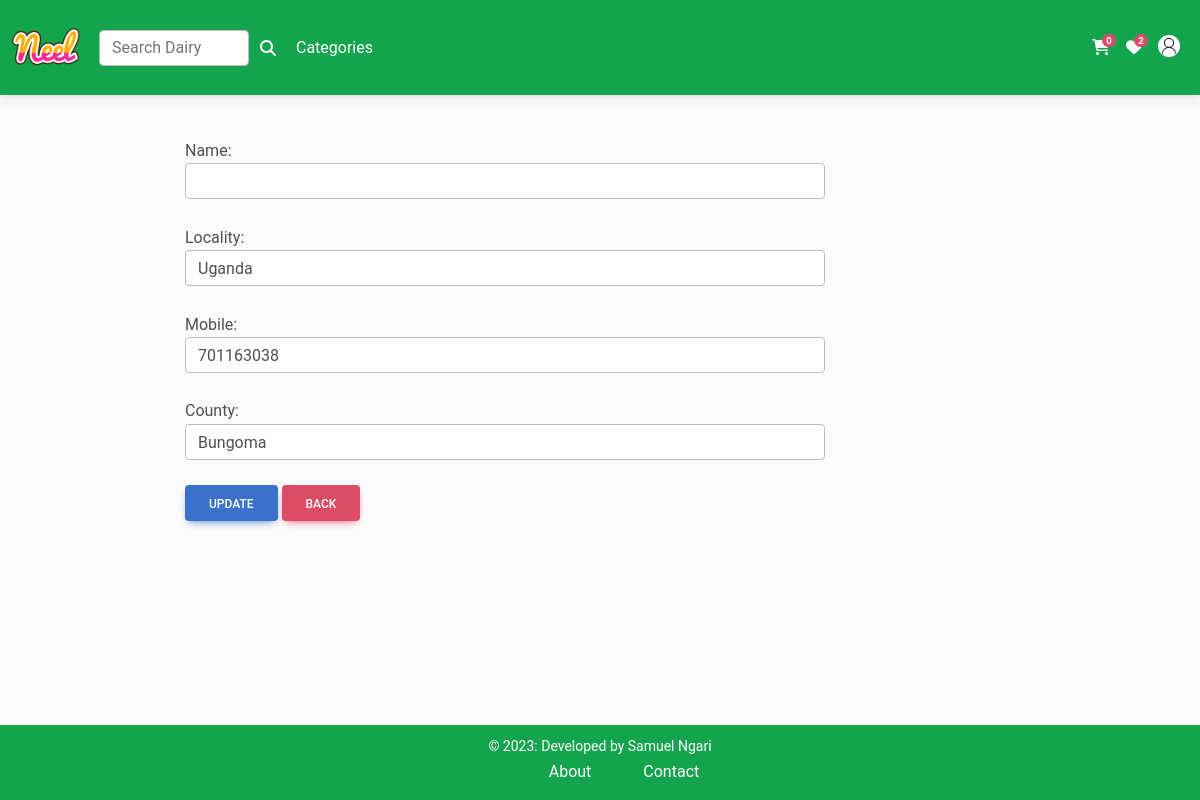
Page /update-address/13 (signed in) on the committed database.
### myshop/models.py (models this page shows, shortened)
class Customer(models.Model):
    user=models.ForeignKey(User, on_delete=models.CASCADE)
    name=models.CharField(max_length=100)
    locality=models.CharField(max_length=50)
    city=models.CharField(max_length=50)
    mobile=models.IntegerField(default=0)
    county=models.CharField(choices=COUNTY_CHOICES, max_length=20)

### myshop/views.py (the view, shortened to what this page needs)
# urls.py: path('update-address/<int:pk>',views.UpdateAddress.as_view(), name="update-address"),
class UpdateAddress(View):
    def get(self, request,pk):
        if(request.user.is_authenticated):
            add=Customer.objects.get(pk=pk)
            form=CustomerProfileForm(instance=add)
            return render(request, 'myshop/updateAddress.html',locals())
        else:
            return redirect('login')

### myshop/forms.py
class CustomerProfileForm(forms.ModelForm):
    class Meta:
        model=Customer
        fields=['name','locality','mobile','county']
        widgets={
            'name':forms.TextInput(attrs={'class':'form-control'}),
            'locality':forms.TextInput(attrs={'class':'form-control'}),
            'mobile':forms.NumberInput(attrs={'class':'form-control'}),
            'county':forms.Select(attrs={'class':'form-control'}),
                }

### myshop/context_processors.py (called while the page is built)
def total_quantity_count(request):
    if(request.user.is_authenticated):
        cart_count=Cart.objects.filter(user=request.user).aggregate(total_quantity=Sum('quantity'))
        iswishlist=Wishlist.objects.filter(user=request.user).count()
        return {'cart_count':cart_count, 'iswishlist':iswishlist,}
    else:
         return {}

### myshop/templates/myshop/updateAddress.html (shortened to what this page needs)
{% extends 'myshop/base.html' %}
{% load static %}
{% block main-content %}
<div class="container my-5">
 <div class="row">
<h3>Welcome, <span class="text-capitalize">{{request.user}}</span></h3>
<div class="col-sm-8 offset-sm-1">
    <form action="" method="post" novalidate class="shandow cardview p-5">
        {% for fm in form %}
            {{fm.label_tag }} {{fm}}<small class="text-danger">{{fm.errors|striptags}}</small><br>
            {% endfor %}
        <button type="submit" class="btn btn-primary">Update</button>
        <a href="{% url 'address' %}" class="btn btn-danger">Back</a>
    </form>
</div>
</div>
</div>
{% endblock main-content %}

### myshop/static/myshop/css/style.css (style rules this page uses)
body { background-color: #fbfbfb; }

### rows in the picture
Customer: form "Uganda" "701163038" "Bungoma"

### other values in the picture
{{ iswishlist }} "2"
{{ fm.label_tag }} "Name:" "Locality:" "Mobile:" "County:"
